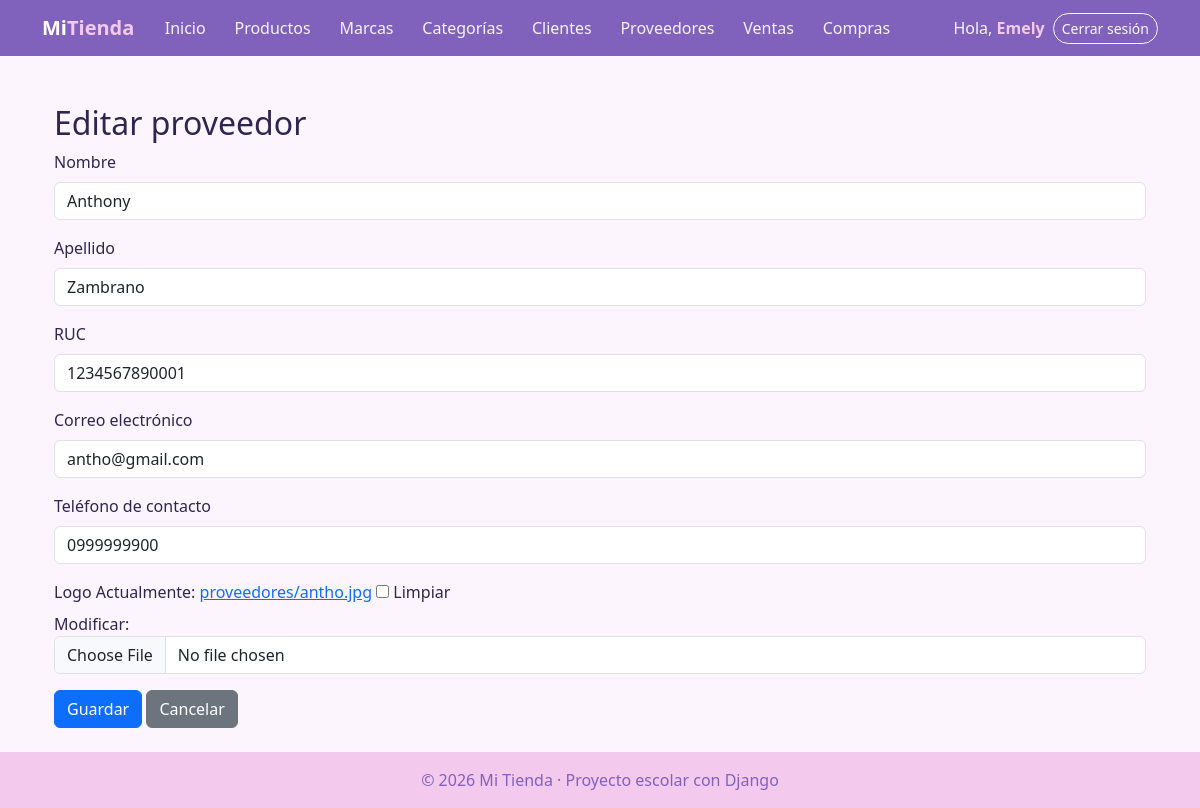
/facturacion/proveedores/editar/1/ (signed in), run on the app's committed database.
### facturacion/models.py (models this page shows, shortened)
class ModeloBase(models.Model):
    user = models.ForeignKey(                    # 1:N con User: un usuario registra muchos registros
        User,
        on_delete=models.SET_NULL,               # Si borran al usuario, el registro se queda con user vacío
        null=True,                               # SET_NULL necesita que la columna acepte NULL
        blank=True,
        editable=False,                          # No aparece en formularios: lo llena la VISTA, no la persona
        related_name="%(class)s_registrados",    # %(class)s = nombre del modelo → user.producto_registrados
        verbose_name="Registrado por",
    )
    fecha_creacion = models.DateTimeField("Fecha de creación", auto_now_add=True)   # Se llena sola al CREAR
    fecha_modificacion = models.DateTimeField("Última modificación", auto_now=True) # Se actualiza sola en CADA save()
    class Meta:
        abstract = True                          # ← LA CLAVE: modelo "molde", sin tabla propia

class Proveedor(ModeloBase):                     # NUEVO
    nombre = models.CharField(max_length=80)
    apellido = models.CharField(max_length=80)
    ruc = models.CharField("RUC", max_length=13, unique=True)        # RUC de Ecuador: 13 dígitos
    email = models.EmailField("Correo", blank=True)
    contacto = models.CharField("Teléfono de contacto", max_length=15, blank=True)
    logo = models.ImageField(upload_to="proveedores/", blank=True)   # Archivo en MEDIA_ROOT/proveedores/
    class Meta:
        verbose_name = "Proveedor"
        verbose_name_plural = "Proveedores"
        ordering = ["nombre", "apellido"]

### facturacion/views.py (the view, shortened to what this page needs)
# urls.py: path("proveedores/editar/<int:pk>/", views.ProveedorUpdateView.as_view(), name="proveedor_editar"),
class ProveedorUpdateView(LoginRequiredMixin, UsuarioRegistroMixin, SuccessMessageMixin, UpdateView):   # EDITAR
    model = Proveedor
    form_class = ProveedorForm
    template_name = "facturacion/proveedor_form.html"
    success_url = reverse_lazy("facturacion:proveedor_lista")
    success_message = "Proveedor «%(nombre)s %(apellido)s» actualizado."
    extra_context = {"titulo": "Editar proveedor", "boton": "Actualizar"}

### facturacion/forms.py (shortened to what this page needs)
class ProveedorForm(forms.ModelForm):
    class Meta:
        model = Proveedor
        fields = ["nombre", "apellido", "ruc", "email", "contacto", "logo"]
        widgets = {
            "nombre": forms.TextInput(attrs={"class": "form-control"}),
            "apellido": forms.TextInput(attrs={"class": "form-control"}),
            "ruc": forms.TextInput(attrs={"class": "form-control", "maxlength": "13", "placeholder": "13 dígitos, termina en 001"}),
            "email": forms.EmailInput(attrs={"class": "form-control"}),
            "contacto": forms.TextInput(attrs={"class": "form-control"}),
            "logo": forms.ClearableFileInput(attrs={"class": "form-control", "accept": "image/*"}),
        }

### facturacion/templates/facturacion/proveedor_form.html (shortened to what this page needs)
{% extends "base.html" %}
{% block contenido %}
<div class="container mt-4">
    <h2>{{ titulo|default:"Registrar proveedor" }}</h2>
    <form method="POST" enctype="multipart/form-data">
        <div class="mb-3">
            <label class="form-label">Nombre</label>
            {{ form.nombre }}
        </div>
        <div class="mb-3">
            <label class="form-label">Apellido</label>
            {{ form.apellido }}
        </div>
        <div class="mb-3">
            <label class="form-label">RUC</label>
            {{ form.ruc }}
        </div>
        <div class="mb-3">
            <label class="form-label">Correo electrónico</label>
            {{ form.email }}
        </div>
        <div class="mb-3">
            <label class="form-label">Teléfono de contacto</label>
            {{ form.contacto }}
        </div>
        <div class="mb-3">
            <label class="form-label">Logo</label>
            {{ form.logo }}
        </div>
        <button type="submit" class="btn btn-primary">
            Guardar
        </button>
        <a href="{% url 'facturacion:proveedor_lista' %}" class="btn btn-secondary">
            Cancelar
        </a>
    </form>
</div>
{% endblock %}

### templates/base.html (shortened to what this page needs)
{% load static %}
<!DOCTYPE html>
<html lang="es">
<head>
    <link href="https://cdn.jsdelivr.net/npm/bootstrap@5.3.3/dist/css/bootstrap.min.css" rel="stylesheet">
    <link rel="stylesheet" href="{% static 'css/estilos.css' %}?v=5">
</head>
<body>
    <nav class="navbar navbar-expand-lg navbar-dark barra">
        <div class="container">
            <a class="navbar-brand fw-bold" href="{% url 'home' %}">Mi<span class="text-warning">Tienda</span></a>
            <div class="collapse navbar-collapse" id="menu">
                <ul class="navbar-nav me-auto">
                    <li class="nav-item"><a class="nav-link" href="{% url 'home' %}">Inicio</a></li>
                    {% if user.is_authenticated %}
                        <li class="nav-item"><a class="nav-link" href="{% url 'facturacion:producto_lista' %}">Productos</a></li>
                        <li class="nav-item"><a class="nav-link" href="{% url 'facturacion:marca_lista' %}">Marcas</a></li>
                        <li class="nav-item"><a class="nav-link" href="{% url 'facturacion:categoria_lista' %}">Categorías</a></li>
                        <li class="nav-item"><a class="nav-link" href="{% url 'facturacion:cliente_lista' %}">Clientes</a></li>
                        <li class="nav-item"><a class="nav-link" href="{% url 'facturacion:proveedor_lista' %}">Proveedores</a></li>
                        <li class="nav-item"><a class="nav-link" href="{% url 'facturacion:venta_lista' %}">Ventas</a></li>
                        <li class="nav-item"><a class="nav-link" href="{% url 'facturacion:compra_lista' %}">Compras</a></li>
                    {% endif %}
                </ul>
                <ul class="navbar-nav align-items-lg-center gap-2">
                    {% if user.is_authenticated %}
                        <li class="nav-item navbar-text">Hola, <a href="{% url 'facturacion:mi_perfil' %}" class="text-warning fw-bold text-decoration-none">{{ user.username }}</a></li>
                        <li class="nav-item">
                            <form method="post" action="{% url 'logout' %}" class="m-0">
                                <button type="submit" class="btn btn-sm btn-outline-light">Cerrar sesión</button>
                            </form>
                        </li>
                    {% else %}
                        <li class="nav-item"><a class="nav-link" href="{% url 'login' %}">Ingresar</a></li>
                        <li class="nav-item"><a class="btn btn-sm btn-warning" href="{% url 'registro' %}">Crear cuenta</a></li>
                    {% endif %}
                </ul>
            </div>
        </div>
    </nav>
    <main class="container py-4">
        {% block contenido %}{% endblock %}
    </main>
    <footer class="pie text-center py-3">© 2026 Mi Tienda · Proyecto escolar con Django</footer>
</body>
</html>

### static/css/estilos.css (style rules this page uses)
:root { --acento: #8061bc; --acento-claro: #8566BE; --rosa: #F3CAEE; --azul: #8E9BD8; --morado: #B08AD0; --fondo: #FCF5FD; --texto: #2E2650; --borde: #EBDDF0; }
body { background-color: var(--fondo); color: var(--texto); min-height: 100vh; display: flex; flex-direction: column; }
main { flex: 1; }
.barra { background-color: var(--acento); }
.barra .text-warning { color: var(--rosa) !important; }
.pie { background-color: var(--rosa); color: var(--acento); }
.barra .navbar-nav .nav-link { color: rgba(255, 255, 255, .92); border-radius: 999px; padding: .4rem .9rem; transition: background .2s; }
.barra .navbar-text { color: rgba(255, 255, 255, .92); }
.barra .btn-outline-light { border-radius: 999px; }

### data on the page
Proveedor: nombre "Anthony", apellido "Zambrano", ruc "1234567890001", email "antho@gmail.com", contacto "0999999900"

### other printed values
{{ user.username }} "Emely"
{{ titulo|default:"Registrar proveedor" }} "Editar proveedor"
